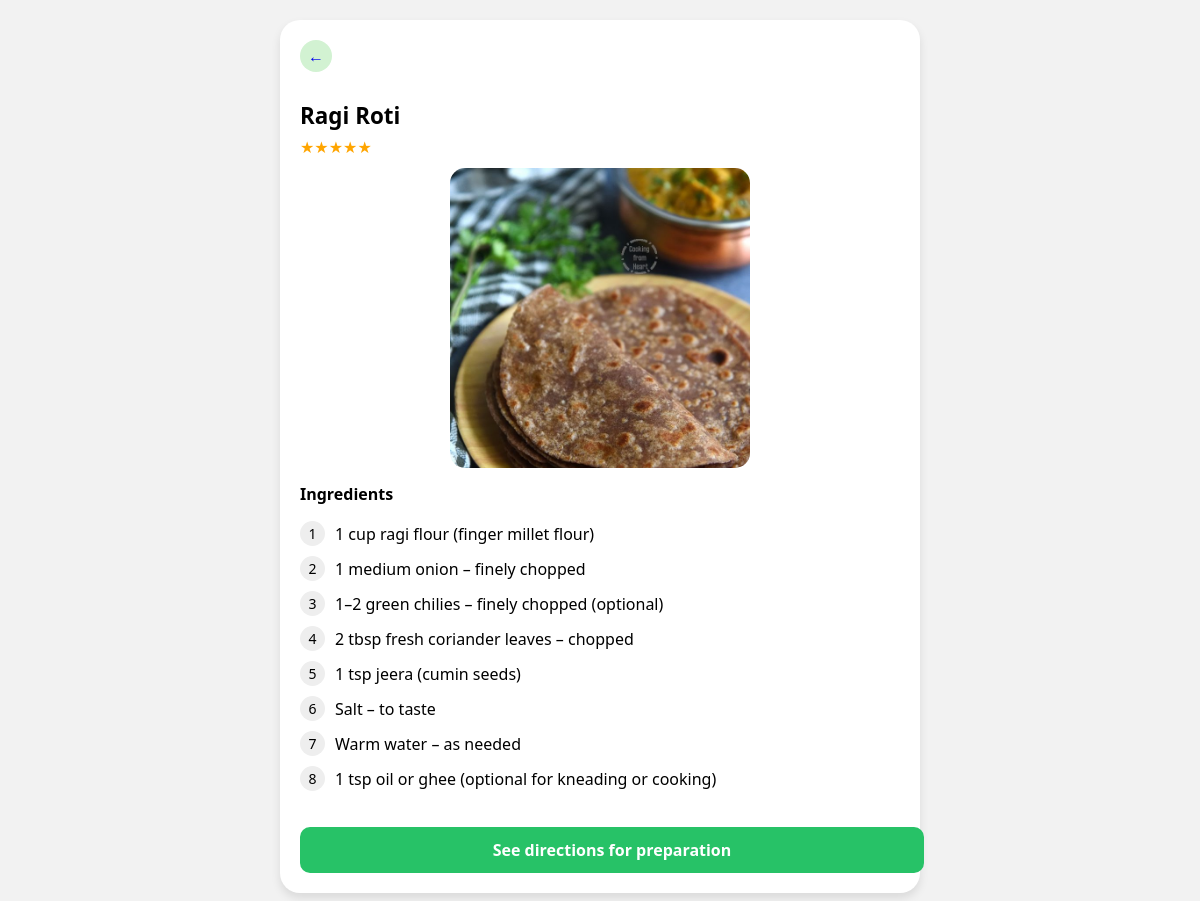
/recipe/4/, run on the app's committed database.
### recipeapp/models.py (models this page shows, shortened)
class Recipe(models.Model):
    name = models.CharField(max_length=100)
    image = models.ImageField(upload_to='recipes/')
    ingredients = models.TextField(default="Ingredients coming soon...")
    procedure = models.TextField(blank=True)

### recipeapp/views.py (the view)
# urls.py: path('recipe/<int:pk>/', views.recipe_detail, name='recipe_detail'),
def recipe_detail(request, pk):
    recipe = get_object_or_404(Recipe, pk=pk)
    is_fav = False
    if request.user.is_authenticated:
        profile, created = UserProfile.objects.get_or_create(user=request.user)
        is_fav = recipe in profile.favourites.all()
    ingredients_list = recipe.ingredients.strip().split('\n')
    return render(request, 'recipeapp/ingredients.html', {
        'recipe': recipe,
        'ingredients_list': ingredients_list,
        'is_fav': is_fav,
    })

### recipeapp/templates/recipeapp/ingredients.html (shortened to what this page needs)
{% load static %}
<!DOCTYPE html>
<html lang="en">
<head>
</head>
<body>
 <div class="card">
  <a href="{% url 'receipes' %}" class="back-btn">←</a>
  <div class="title">{{ recipe.name }}</div>
  <div class="stars">★★★★★</div>
  <img src="{% static recipe.image %}" alt="{{ recipe.name }}" class="dish-img">
  <div class="ingredients-title">Ingredients</div>
  <ul class="ingredients-list">
    {% for item in ingredients_list %}
      <li>{{ item }}</li>
    {% endfor %}
  </ul>
  <a href="{% url 'recipe_procedure' recipe.id %}" class="btn">See directions for preparation</a>
</div>
{% load static %}
</body>
</html>

### recipeapp/templates/recipeapp/ingredients.html (style rules this page uses)
body { margin: 0; font-family: 'Segoe UI', sans-serif; background-color: #f2f2f2; }
.card { max-width: 400px; margin: 20px auto; background: white; border-radius: 20px; padding: 20px; box-shadow: 0 5px 10px rgba(0,0,0,0.1); position: relative; }
.back-btn { position: absolute; top: 20px; left: 20px; background: #d2f2d2; border-radius: 50%; width: 32px; height: 32px; display: flex; align-items: center; justify-content: center; font-weight: bold; cursor: pointer; text-decoration: none; }
.title { margin-top: 60px; font-size: 1.4rem; font-weight: bold; }
.stars { color: orange; margin: 5px 0; }
.dish-img { width: 50%; height: 230px; object-fit: cover; border-radius: 15px; display: block; margin: 10px auto; }
.ingredients-title { font-weight: bold; margin: 15px 0 10px; }
.ingredients-list { list-style: none; padding: 0; counter-reset: ingredient-counter; }
.ingredients-list li { margin-bottom: 10px; display: flex; align-items: center; }
.ingredients-list li::before { counter-increment: ingredient-counter; content: counter(ingredient-counter); background: #eee; border-radius: 50%; width: 25px; height: 25px; display: flex; align-items: center; justify-content: center; font-size: 14px; margin-right: 10px; }
.btn { margin-top: 20px; width: 100%; background: #27c267; color: white; padding: 12px; border-radius: 10px; font-weight: bold; border: none; cursor: pointer; text-align: center; text-decoration: none; display: inline-block; }
@media (min-width: 768px) { .card { max-width: 600px; } }
@media (min-width: 768px) { .dish-img { height: 300px; } }

### data on the page
Recipe: name "Ragi Roti", image (picture)

### other printed values
{{ item }} "1 cup ragi flour (finger millet flour)" "1 medium onion – finely chopped" "1–2 green chilies – finely chopped (optional)" "2 tbsp fresh coriander leaves – chopped" "1 tsp jeera (cumin seeds)" "Salt – to taste" "Warm water – as needed" "1 tsp oil or ghee (optional for kneading or cooking)"
